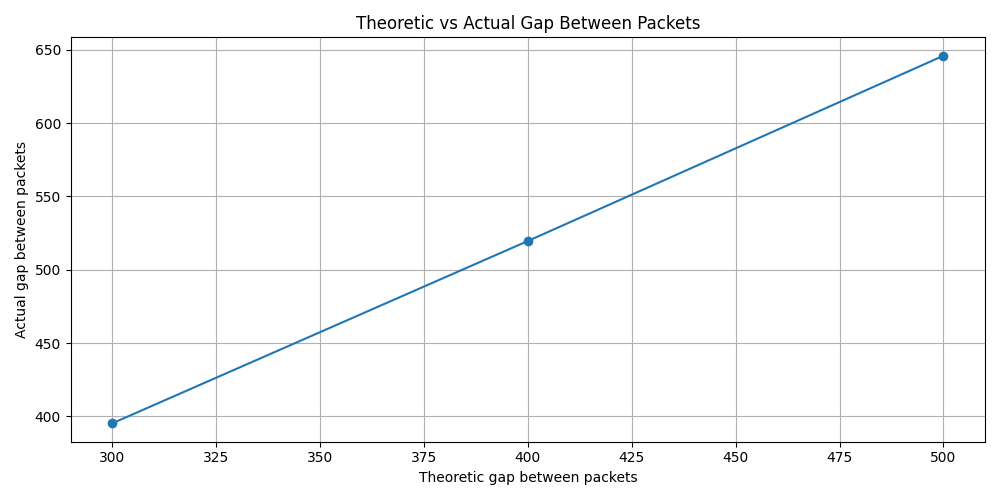

Write the Python code that produced this figure.
import matplotlib.pyplot as plt
import csv
import argparse

def plot(csv_file):
    x = []
    y = []
    
    with open(csv_file, "r") as f:
        reader = csv.reader(f)
        for row in reader:
            x.append(float(row[0]))
            y.append(float(row[1]))
    
    plt.figure(figsize=(10,5))
    plt.plot(x, y, marker='o', linestyle='-')
    plt.title("Theoretic vs Actual Gap Between Packets")
    plt.xlabel("Theoretic gap between packets")
    plt.ylabel("Actual gap between packets")
    plt.grid(True)
    plt.tight_layout()
    plt.savefig("plot.png")
    plt.show()
        
    
if __name__ == '__main__':
    parser = argparse.ArgumentParser(description="Plot the graph of local gap between packets vs. average gap between packets received.")
    parser.add_argument('--csv', type=str, help='CSV file to analyze')
    
    args = parser.parse_args()
    plot(args.csv)
